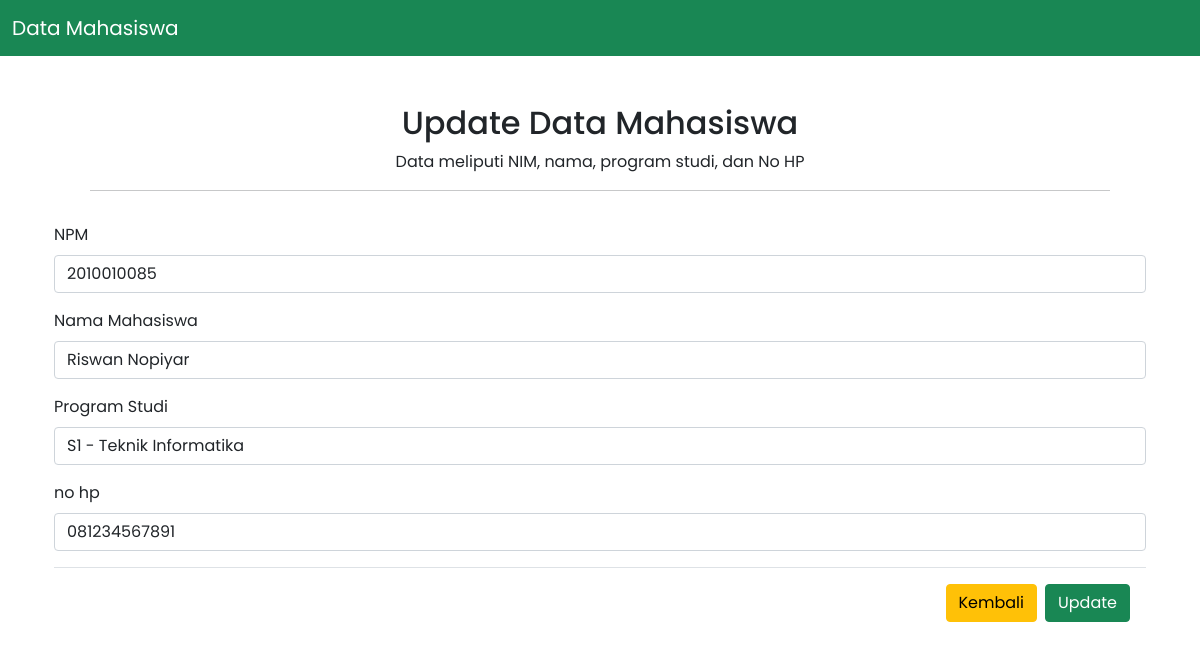
The page /pages/mahasiswa/update.php?id=1 (signed in) on the database its author committed.
### tables this page shows
CREATE TABLE `mahasiswa` (
  `id` int(5) NOT NULL,
  `NIM` varchar(15) NOT NULL,
  `nama` varchar(40) NOT NULL,
  `program_studi` varchar(30) NOT NULL,
  `no_hp` varchar(15) NOT NULL
);

### pages/mahasiswa/update.php (the view, shortened to what this page needs)
<?php
require "../../koneksi/koneksi.php";
if ( isset($_GET["id"]) )
{
  $id = $_GET["id"];
  $SQL = "SELECT * FROM mahasiswa WHERE id = $id";
  $rows = [];
  $query_results = mysqli_query($conn, $SQL);
  while ( $row = mysqli_fetch_assoc($query_results) ) $rows[] = $row;
}
?>
<!doctype html>
<html lang="en">
  <head>
  <link href="https://cdn.jsdelivr.net/npm/bootstrap@5.0.2/dist/css/bootstrap.min.css" rel="stylesheet">
	<link rel="stylesheet" href="https://use.fontawesome.com/releases/v6.1.1/css/all.css"/>
	<link rel="stylesheet" href="../../src/index.css">
  </head>
  <body>
  <nav class="navbar navbar-light bg-success">
    <div class="container-fluid">
      <a class="navbar-brand text-white" href="../../index.php">Data Mahasiswa</a>
    </div>
  </nav>
  <main class="container-md">
    <section class="p-4 shadow-4 rounded-3 bg-white text-center px-5 pt-5">
      <h2>Update Data Mahasiswa</h2>
      <p>Data meliputi NIM, nama, program studi, dan No HP</p>
      <hr class="my-2" />
    </section>
    <section class="container-md">
      <form id="form-create" action="./update.php" method="POST" class="">
<?php
$nama = $rows[0]["nama"];
$NIM = $rows[0]["NIM"];
$program_studi = $rows[0]["program_studi"];
$no_hp = $rows[0]["no_hp"];
echo <<<EOT
        <input type="hidden" name="id" value="$id">
        <div class="mb-3">
          <label for="NIM" class="form-label">NPM</label>
          <input type="number" class="form-control" name="NIM" maxlength="15" required value="$NIM">
        </div>
        <div class="mb-3">
          <label for="nama" class="form-label">Nama Mahasiswa</label>
          <input type="text" class="form-control" name="nama" maxlength="40" required value="$nama">
        </div>
        <div class="mb-3">
          <label for="program_studi" class="form-label">Program Studi</label>
          <input type="text" class="form-control" name="program_studi" maxlength="30" required value="$program_studi">
        </div>
        <div class="mb-3">
          <label for="no_hp" class="form-label">no hp</label>
          <input type="number" class="form-control" name="no_hp" maxlength="2" required value="$no_hp">
        </div>
      </div>
      <div class="modal-footer">
      <a href="../mahasiswa" class="btn btn-warning">Kembali</a>
        <button type="submit" class="btn btn-success" name="update">Update</button>
      </div>
EOT;
?>
      </form>
    </section>
  </main>
  </body>
</html>

### css/index.css (style rules this page uses)
* { font-family: 'Poppins' }
body { background-color: white }

### rows shown on the page
mahasiswa: NIM "2010010085", nama "Riswan Nopiyar", program_studi "S1 - Teknik Informatika", no_hp "081234567891"
